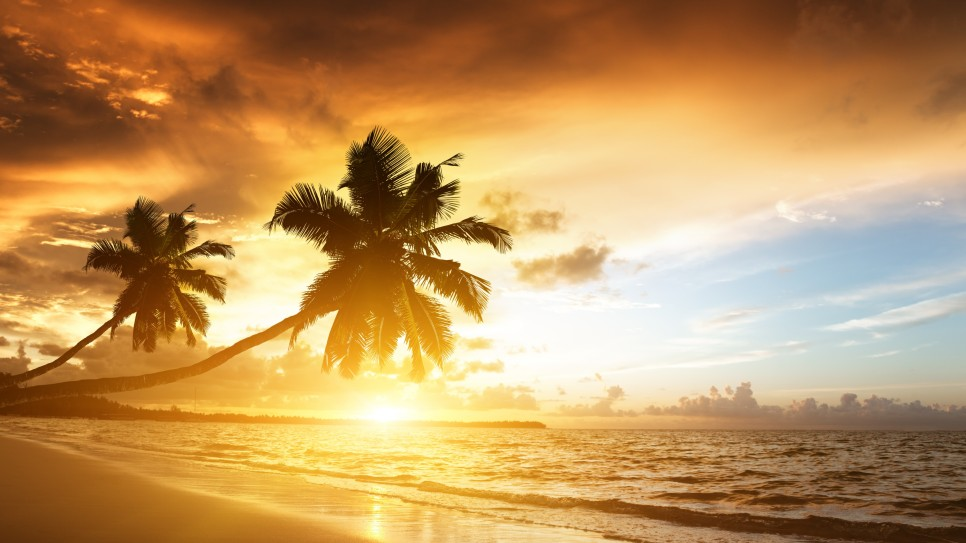
#> input picture day25/3.jpg, 966 x 543 px
$ python opencv_window.py
#> lines starting #> are read from the running program, lines starting #| are printed output that depends on the picture
import cv2

img = cv2.imread("3.jpg")
#> img is the input picture: shape (543, 966, 3); mean B, G, R 94.4, 149.5, 191.7
img_gray = cv2.imread("3.jpg", cv2.IMREAD_GRAYSCALE)
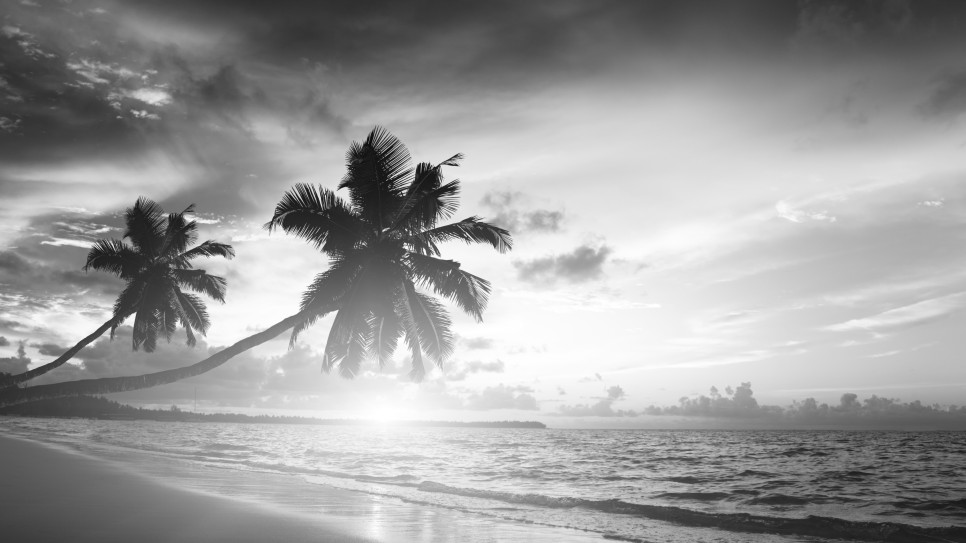
#> img_gray: shape (543, 966); min 6, max 255, mean 155.9

window1 = "origin"
window2 = "gray"

cv2.namedWindow(window1, cv2.WINDOW_NORMAL)  # 임의의 크기(사용자가 지정한 크기), 창 크기 재조정 가능
cv2.namedWindow(window2, cv2.WINDOW_AUTOSIZE)  # 이미지와 같은 크기! 그러나! 창 크기 재조정이 불가능하다.

cv2.waitKey(0)

cv2.imshow(window1, img)
cv2.imshow(window2, img_gray)

cv2.waitKey(0)

cv2.moveWindow(window1, 0, 0)
cv2.moveWindow(window2, 100, 100)

cv2.waitKey(0)

cv2.resizeWindow(window1, 200, 700)
cv2.resizeWindow(window2, 200, 700)

cv2.waitKey(0)

cv2.destroyWindow(window2)

cv2.waitKey(0)
cv2.destroyAllWindows()
